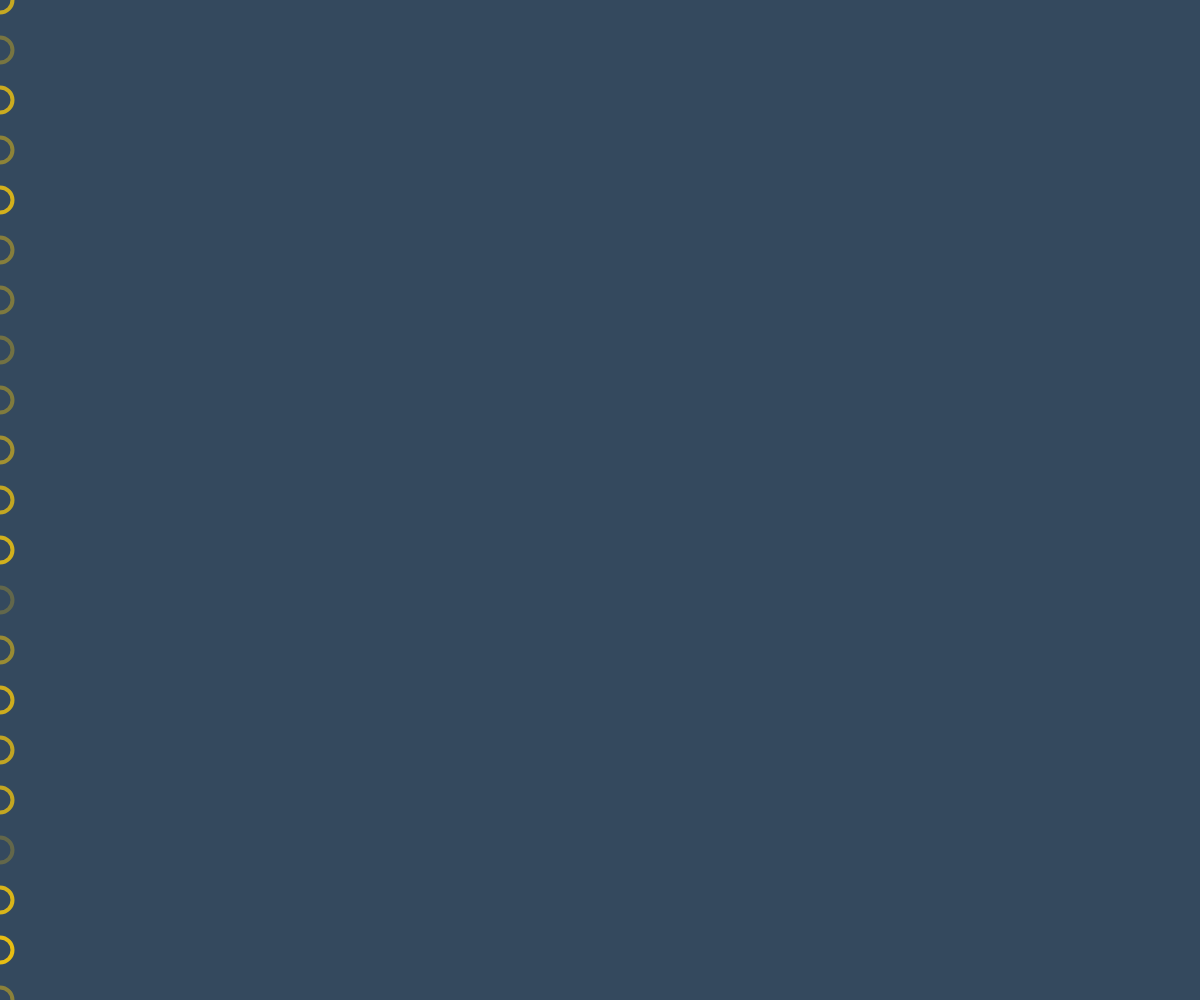
Frame 1 (no input)
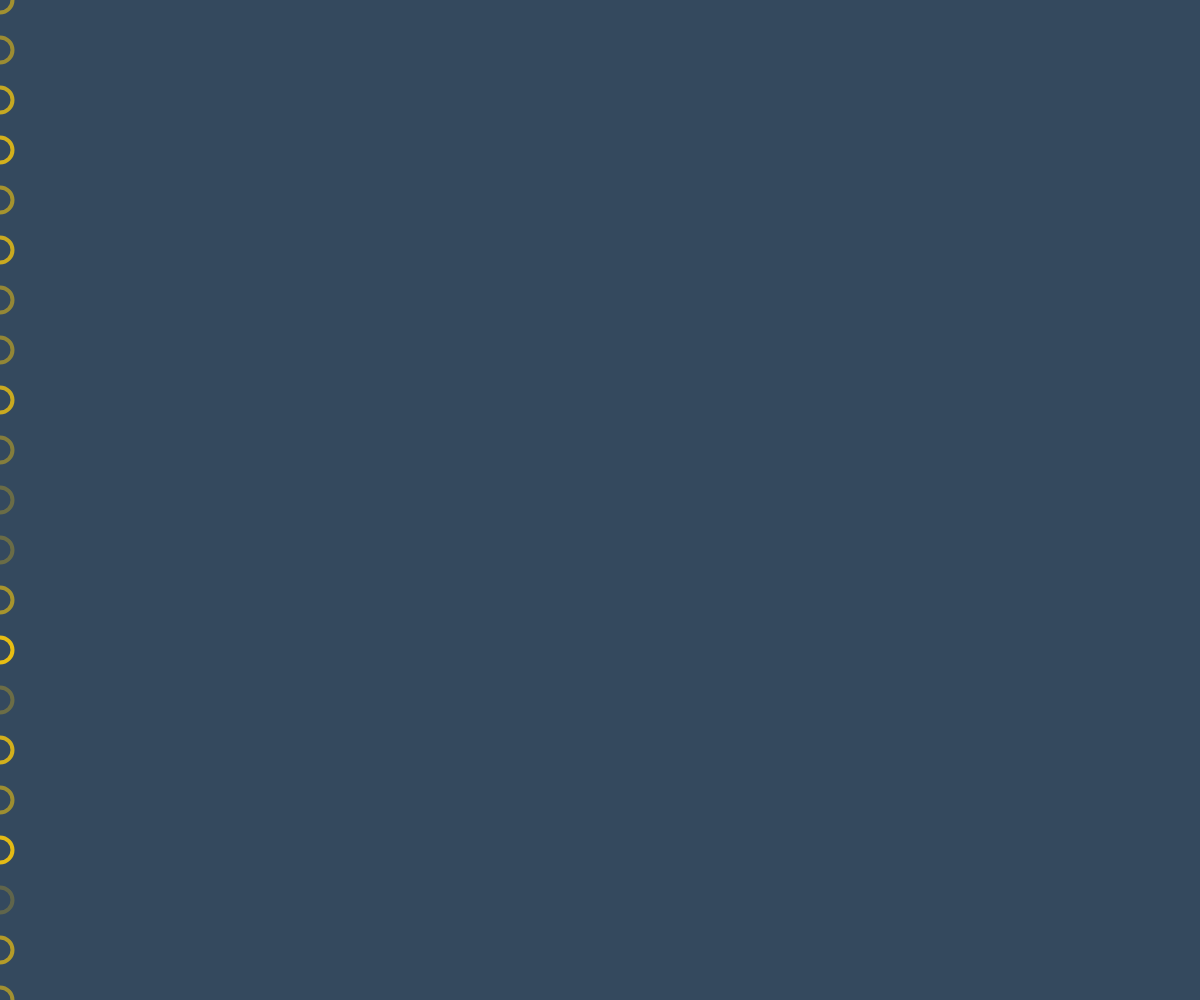
Frame 60 (no input)
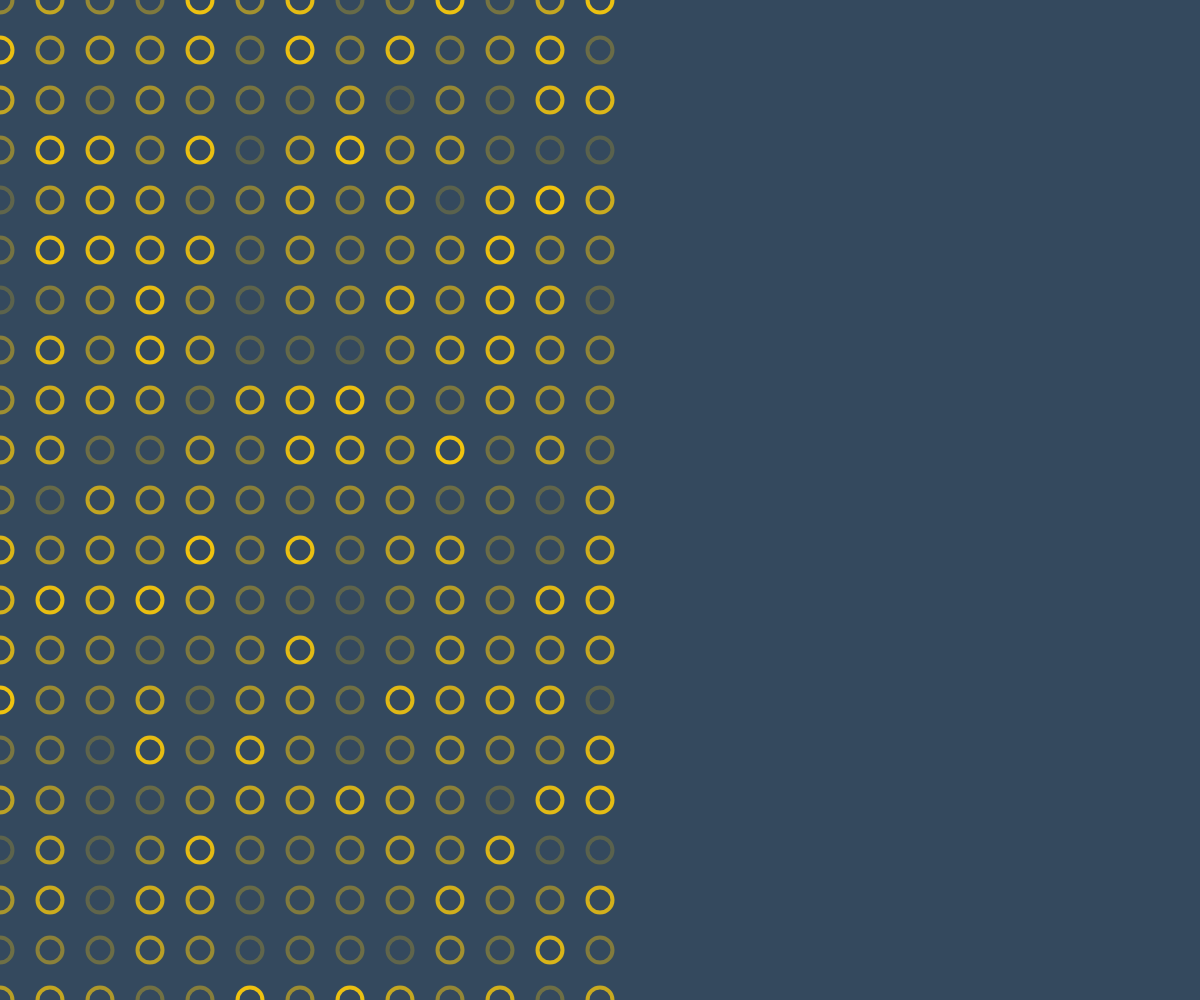
Frame 120 (the mouse pressed at the canvas centre since frame 60)

The p5.js sketch that drew these frames (run headless with seeded random() and noise() and a simulated clock; from frame 60 on, the mouse is pressed at the canvas centre):

// p5.js sketch
// ── sketch.js
function setup() {
  createCanvas(window.innerWidth,window.innerHeight);
  noFill();
}

function draw() {
  background(52, 73, 94);
  strokeWeight(4);
  
  for(var x = 0; x <= mouseX; x += 50) {
    for(var y = 0; y <= height; y += 50) {
      stroke(241, 196, 15, random(50, 255));
      ellipse(x, y, 25, 25);
    }
  }
}
